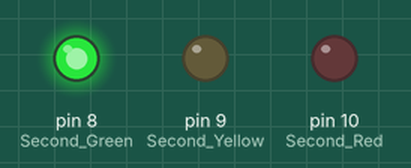
The sketch below on a simulated Arduino Uno, built with avr-gcc and run on an emulated ATmega328P. Shown: output pins drawn as LEDs (lit = HIGH). Pins used as bus, display or sensor lines are not drawn.

Above: at 4.0 s.
At 12.0 s:
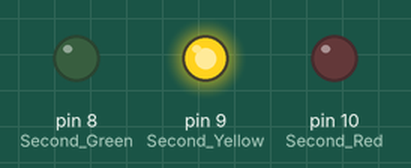
At 25.5 s:
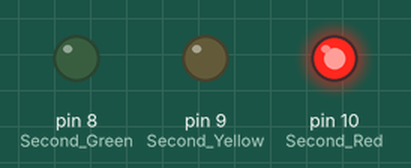
Timing chart, 0 to 45.5 s (numbered marks = the images above):
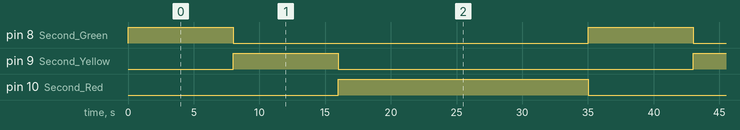

Measured:
- by itself, pin 8 (Second_Green), pin 9 (Second_Yellow): alternates HIGH for 8.0 s and LOW for 27.0 s
- by itself, pin 10 (Second_Red): alternates HIGH for 19.0 s and LOW for 16.0 s
- by itself, everything shown: repeats every 35.0 s, in 3 steps

The sketch:

TrafficLights.ino
```cpp
int First_Red = 13;
int First_Yellow = 12;
int First_Green = 11;
int Second_Red = 10;
int Second_Yellow = 9;
int Second_Green = 8;

void setup(){
    pinMode(First_Red, OUTPUT);
    pinMode(First_Yellow, OUTPUT);
    pinMode(First_Green, OUTPUT);
    pinMode(Second_Red, OUTPUT);
    pinMode(Second_Yellow, OUTPUT);
    pinMode(Second_Green, OUTPUT);
}
void loop(){
    changeLights();
      delay(5000);
}

void changeLights(){
  digitalWrite(Second_Red, LOW);
    // green off, yellow on for 3 seconds
    digitalWrite(First_Green, LOW);
    digitalWrite(First_Yellow, LOW);
    digitalWrite(First_Red, HIGH);
    digitalWrite(Second_Green, HIGH);
    delay(5000);
    digitalWrite(Second_Green, HIGH);
    delay(3000);
    digitalWrite(Second_Green, LOW);
    digitalWrite(First_Yellow, LOW);
    digitalWrite(First_Red, LOW);
    digitalWrite(Second_Yellow, HIGH);
    digitalWrite(First_Red, HIGH);
    delay(8000);
    digitalWrite(First_Red, LOW);
    digitalWrite(Second_Yellow, LOW);
    digitalWrite(Second_Red, HIGH);
    digitalWrite(First_Green, HIGH);
    delay(3000);
    digitalWrite(First_Green, HIGH);
    delay(8000);
    digitalWrite(First_Green, LOW);
    digitalWrite(First_Yellow, HIGH);
    delay(3000);

}
```
